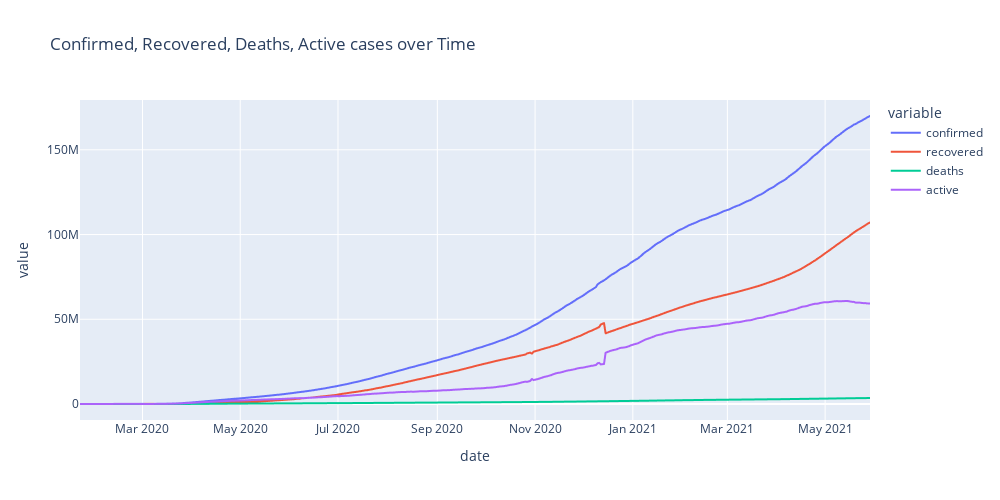

Source (notebook cell):
### Code cell
line_data = covid_df.groupby('date', as_index=False).sum(numeric_only=True)
line_data
fig = px.line(
    data_frame=line_data, #DataFrame
    x='date', #ось абсцисс
    y=['confirmed', 'recovered', 'deaths', 'active'], #ось ординат
    height=500, #высота
    width=1000, #ширина
    title='Confirmed, Recovered, Deaths, Active cases over Time' #заголовок
)
fig.show();

### Figure 1 — Plotly figure (JSON) as saved in the notebook; plotly's stock layout.template omitted (floating-point values rounded to 4 significant figures; data arrays with more than 128 entries replaced by an {"elided": "..."} marker saying what was removed)
{"data": [{"hovertemplate": "variable=confirmed<br>date=%{x}<br>value=%{y}<extra></extra>", "legendgroup": "confirmed", "line": {"color": "#636efa", "dash": "solid"}, "marker": {"symbol": "circle"}, "mode": "lines", "name": "confirmed", "showlegend": true, "type": "scattergl", "x": {"elided": "494 str values"}, "xaxis": "x", "y": {"elided": "494 int values"}, "yaxis": "y"}, {"hovertemplate": "variable=recovered<br>date=%{x}<br>value=%{y}<extra></extra>", "legendgroup": "recovered", "line": {"color": "#EF553B", "dash": "solid"}, "marker": {"symbol": "circle"}, "mode": "lines", "name": "recovered", "showlegend": true, "type": "scattergl", "x": {"elided": "494 str values"}, "xaxis": "x", "y": {"elided": "494 int values"}, "yaxis": "y"}, {"hovertemplate": "variable=deaths<br>date=%{x}<br>value=%{y}<extra></extra>", "legendgroup": "deaths", "line": {"color": "#00cc96", "dash": "solid"}, "marker": {"symbol": "circle"}, "mode": "lines", "name": "deaths", "showlegend": true, "type": "scattergl", "x": {"elided": "494 str values"}, "xaxis": "x", "y": {"elided": "494 int values"}, "yaxis": "y"}, {"hovertemplate": "variable=active<br>date=%{x}<br>value=%{y}<extra></extra>", "legendgroup": "active", "line": {"color": "#ab63fa", "dash": "solid"}, "marker": {"symbol": "circle"}, "mode": "lines", "name": "active", "showlegend": true, "type": "scattergl", "x": {"elided": "494 str values"}, "xaxis": "x", "y": {"elided": "494 int values"}, "yaxis": "y"}], "layout": {"height": 500, "legend": {"title": {"text": "variable"}, "tracegroupgap": 0}, "title": {"text": "Confirmed, Recovered, Deaths, Active cases over Time"}, "width": 1000, "xaxis": {"anchor": "y", "domain": [0, 1], "title": {"text": "date"}}, "yaxis": {"anchor": "x", "domain": [0, 1], "title": {"text": "value"}}}}
